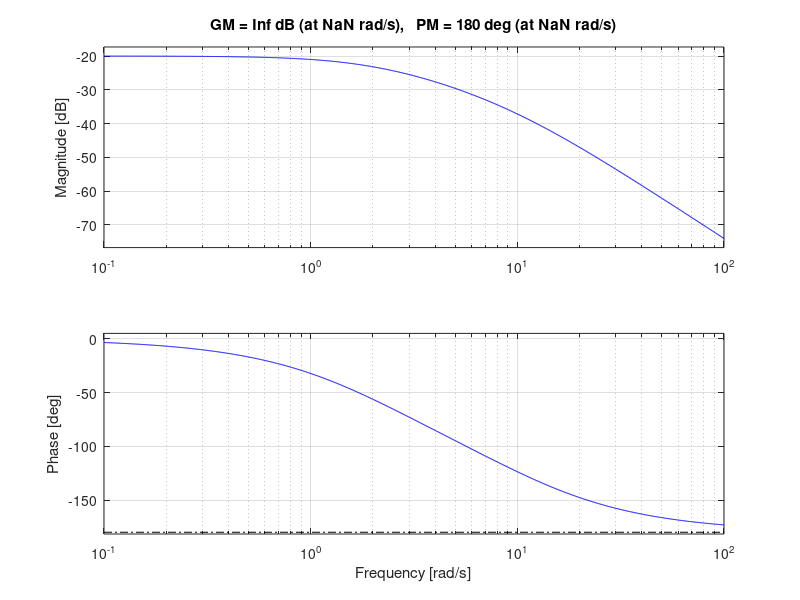

Reproduce this figure in MATLAB.
clear
close all
clc
figure;
hold on;

s = tf('s');
 
J = 0.01;
b = 0.1;
R = 1;
L = 0.5;
K = 0.01;

H = K/ ((J*s + b)*(L*s + R) + K^2);

bode(H)
% X = nyquistplot(H)
margin(H)
grid on;
